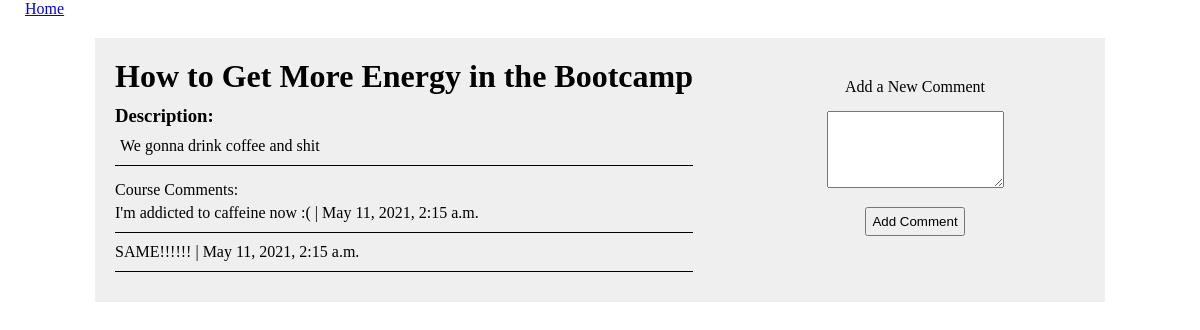
Page /12 on the committed database.
### courses_app/models.py (models this page shows)
class Course(models.Model):
    name = models.CharField(max_length = 255)
    objects = CourseManager()
    created_at = models.DateTimeField(auto_now_add = True)
    updated_at = models.DateTimeField(auto_now = True)

class Description(models.Model):
    description = models.TextField()
    course = models.OneToOneField(Course, on_delete = models.CASCADE, primary_key=True)
    created_at = models.DateTimeField(auto_now_add = True)
    updated_at = models.DateTimeField(auto_now = True)

class Comment(models.Model):
    comment = models.TextField()
    course = models.ForeignKey(Course, related_name = "comments", on_delete=models.CASCADE)
    created_at = models.DateTimeField(auto_now_add = True)
    updated_at = models.DateTimeField(auto_now = True)

### courses_app/views.py (the view)
# urls.py: path('<int:id>', views.show_course),
def show_course(request, id):
    context = {
        'this_course' : Course.objects.get(id=id)
    }
    return render(request, "course.html", context)

### courses_app/templates/course.html (shortened to what this page needs)
<!DOCTYPE html>
<html lang="en">
<head>
    {% load static %}
    <link rel="stylesheet" href="{% static 'css/style.css' %}">
</head>
<body>
    <a href="/" class="button" id="home">Home</a>
    <div id="course_wrapper">
        <div id="course_info">
            <h1>{{this_course.name}}</h1>
            <h3>Description:</h3>
            <p id="p_description">{{this_course.description.description}}</p>
            <div id="comment_section">
                <p>Course Comments:</p>
                {% for comment in this_course.comments.all %}
                <p class="comment">{{comment.comment}} | {{comment.created_at}}</p>
                {% endfor %}
            </div>
        </div>
        <div id="add_comment">
            <form action="/{{this_course.id}}/comment" method="POST">
                    <label id="comment_label" for="comment">Add a New Comment</label>
                    <textarea name="comment" id="" cols="20" rows="5"></textarea>
                <input type="submit" value="Add Comment" class="button">
            </form>
        </div>
    </div>
</body>

### courses_app/static/css/style.css (style rules this page uses)
* { margin: 0px; padding: 0px; }
h1 { margin-bottom: 10px; }
.button { padding: 5px; }
#home { margin: 20px 20px 10px; }
#course_wrapper { width: 970px; display: flex; justify-content: space-between; background-color: #efefef; margin: 20px auto; padding: 20px; }
#p_description { border-bottom: 1px solid black; margin: 5px 0px 15px; padding: 5px 5px 10px; }
.comment { margin: 5px 0px 10px; border-bottom: 1px solid black; padding-bottom: 10px; }
#add_comment form { width: 300px; height: 150px; text-align: center; padding: 20px; }
#comment_label { padding: 15px; }
textarea { margin: 15px 0px; }
#add_comment form input { display: block; margin: 0px auto; }

### rows in the picture
Course: name "How to Get More Energy in the Bootcamp", description.description "We gonna drink coffee and shit"
Comment: comment "I'm addicted to caffeine now :(", created_at "May 11, 2021, 2:15 a.m."
Comment: comment "SAME!!!!!!", created_at "May 11, 2021, 2:15 a.m."
